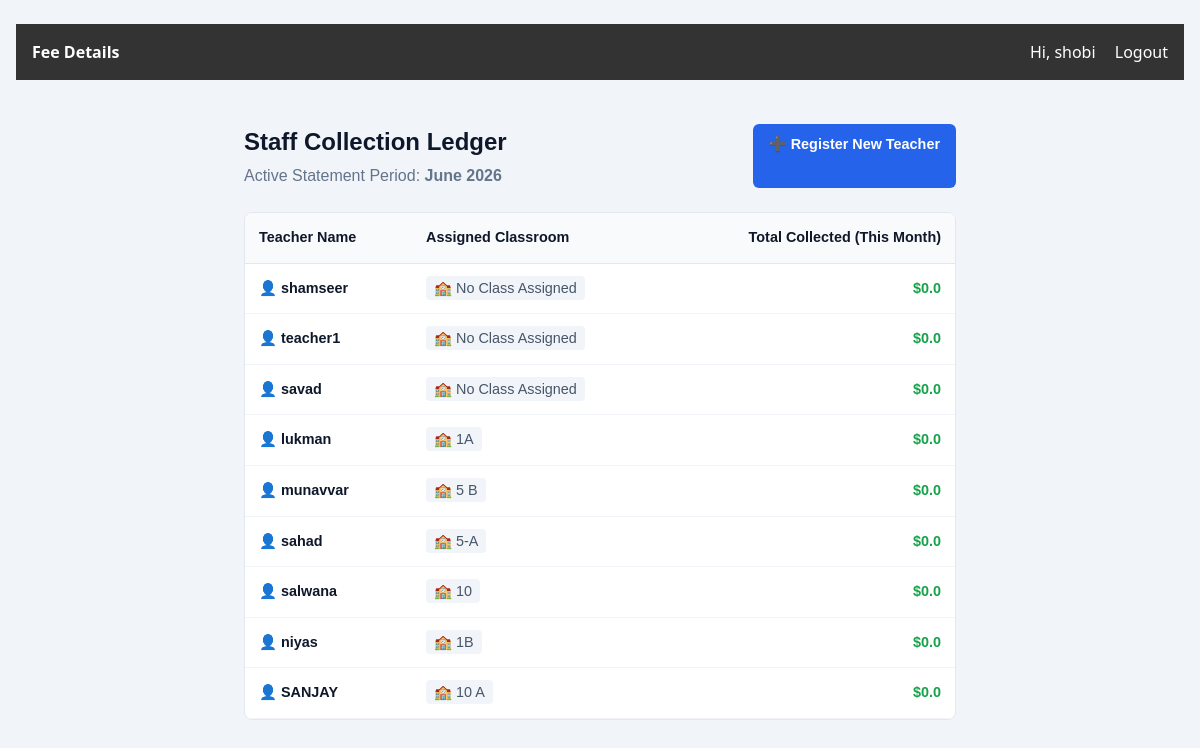
The app's page /manager/reports/teachers/ (signed in) with its own data.
### management/models.py (models this page shows)
class Classroom(models.Model):
    name = models.CharField(max_length=50) # e.g., "Class 5-A"
    teacher = models.OneToOneField(User, on_delete=models.SET_NULL, null=True, blank=True, related_name='assigned_class')

### management/views.py (the view)
# urls.py: path('manager/reports/teachers/', views.teacher_monthly_reports, name='teacher_reports'),
@login_required
def teacher_monthly_reports(request):
    if not request.user.is_superuser:
        return redirect('login')
    now = timezone.now()
    teachers = User.objects.filter(is_staff=True, is_superuser=False)
    report_data = []
    for teacher in teachers:
        assigned_class = getattr(teacher, 'assigned_class', None)
        class_name = assigned_class.name if assigned_class else "No Class Assigned"
        monthly_collection = teacher.collections.filter(
            updated_at__year=now.year,
            updated_at__month=now.month
        ).aggregate(total=Sum('amount_paid'))['total'] or 0.00
        report_data.append({
            'teacher_name': teacher.get_full_name() or teacher.username,
            'class_name': class_name,
            'collection_this_month': monthly_collection
        })
    return render(request, 'management/teacher_reports.html', {
        'reports': report_data,
        'current_month': now.strftime('%B %Y')
    })

### templates/management/teacher_reports.html
{% extends 'management/base.html' %}
{% load static %}
{% block content %}
<link rel="stylesheet" href="{% static 'management/css/dashboard.css' %}">
<div class="report-container" style="padding: 24px; font-family: sans-serif;">
    <header style="display: flex; justify-content: space-between; margin-bottom: 24px;">
        <div>
            <h1 style="margin: 0; font-size: 1.5rem;">Staff Collection Ledger</h1>
            <p style="color: #64748b; margin: 4px 0 0 0;">Active Statement Period: <strong>{{ current_month }}</strong></p>
        </div>
        <a href="{% url 'register_teacher' %}" style="background: #2563eb; color: white; text-decoration: none; padding: 10px 16px; border-radius: 6px; font-size: 0.9rem; font-weight: 600;">➕ Register New Teacher</a>
    </header>
    <div style="background: white; border: 1px solid #e2e8f0; border-radius: 8px; overflow: hidden;">
        <table style="width: 100%; border-collapse: collapse; text-align: left; font-size: 0.9rem;">
            <thead>
                <tr style="background: #f8fafc; border-bottom: 1px solid #e2e8f0;">
                    <th style="padding: 14px;">Teacher Name</th>
                    <th style="padding: 14px;">Assigned Classroom</th>
                    <th style="padding: 14px; text-align: right;">Total Collected (This Month)</th>
                </tr>
            </thead>
            <tbody>
                {% for row in reports %}
                <tr style="border-bottom: 1px solid #f1f5f9;">
                    <td style="padding: 14px; font-weight: 600; color: #0f172a;">👤 {{ row.teacher_name }}</td>
                    <td style="padding: 14px;"><span style="background: #f1f5f9; padding: 4px 8px; border-radius: 4px; color: #475569;">🏫 {{ row.class_name }}</span></td>
                    <td style="padding: 14px; text-align: right; font-weight: 700; color: #16a34a;">${{ row.collection_this_month }}</td>
                </tr>
                {% empty %}
                <tr>
                    <td colspan="3" style="padding: 30px; text-align: center; color: #64748b;">No active staff collection records found for this month.</td>
                </tr>
                {% endfor %}
            </tbody>
        </table>
    </div>
</div>
{% endblock %}

### templates/management/base.html (shortened to what this page needs)
{% load static %}
<!DOCTYPE html>
<html lang="en">
<head>
    <link rel="stylesheet" href="{% static 'management/css/staff_dashboard.css' %}">
</head>
<body>
    <nav>
        <strong>Fee Details</strong>
        <div>
            {% if user.is_authenticated %}
                <span>Hi, {{ user.username }}</span>
                <a href="{% url 'logout' %}">Logout</a>
            {% endif %}
        </div>
    </nav>
    <div class="container">
        {% block content %}{% endblock %}
    </div>
</body>
</html>

### management/static/management/css/staff_dashboard.css (style rules this page uses)
body { font-family: 'Segoe UI', Tahoma, Geneva, Verdana, sans-serif; margin: 0; background: #f4f7f6; }
nav { background: #333; color: white; padding: 1rem; display: flex; justify-content: space-between; }
nav a { color: white; text-decoration: none; margin-left: 15px; }
.container { padding: 20px; max-width: 800px; margin: auto; }
:root { --primary: #007bff; --success: #28a745; --danger: #dc3545; --dark: #343a40; --light: #f8f9fa; }
:root { --primary: #007bff; --success: #28a745; --danger: #dc3545; --dark: #333; --light-bg: #f9f9f9; --border: #ddd; }
* { box-sizing: border-box; }

### management/static/management/css/dashboard.css (style rules this page uses)
:root { --bg-main: #f1f5f9; --surface-card: #ffffff; --border: #e2e8f0; --text-main: #0f172a; --text-muted: #64748b; --primary: #2563eb; --primary-hover: #1d4ed8; --primary-soft: #eff6ff; --success: #10b981; --success-soft: #ecfdf5; --danger: #ef4444; --danger-soft: #fef2f2; --radius-lg: 12px; --radius-md: 8px; --radius: 12px; --font: system-ui, -apple-system, BlinkMacSystemFont, "Segoe UI", Roboto, sans-serif; --font-system: system-ui, -apple-system, sans-serif; }
body { background-color: var(--bg-main); font-family: var(--font); color: var(--text-main); margin: 0; padding: 24px 16px; line-height: 1.5; }

### records on screen
Classroom: class_name "1A"
Classroom: class_name "5 B"
Classroom: class_name "5-A"
Classroom: class_name "10"
Classroom: class_name "1B"
Classroom: class_name "10 A"

### other values on screen
{{ user.username }} "shobi"
{{ row.teacher_name }} "shamseer" "teacher1" "savad" "lukman" "munavvar" "sahad" "salwana" "niyas" "SANJAY"
{{ row.class_name }} "No Class Assigned" "No Class Assigned" "No Class Assigned"
{{ row.collection_this_month }} "0.0" "0.0" "0.0" "0.0" "0.0" "0.0" "0.0" "0.0" "0.0"
